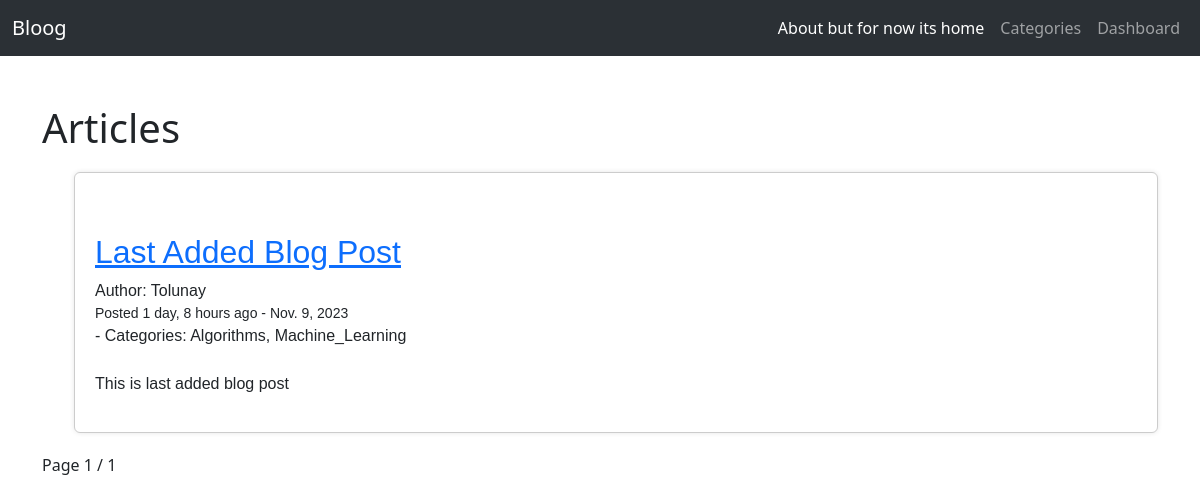
Screenshot of /categories/Algorithms/ with the database file from the repository.
### blog/models.py (models this page shows, shortened)
class Article(models.Model):
    title = models.CharField(max_length=50)
    author = models.ForeignKey(User, on_delete=models.CASCADE)
    category = models.ManyToManyField(Category)
    created_date = models.DateField()
    content = models.TextField()
    image = models.ImageField(null=True, blank=True, upload_to='images/')
    is_active = models.BooleanField(default=True)

class Category(models.Model):
    name = models.CharField(max_length=50)

### blog/views.py (the view)
# urls.py: path('categories/<str:categories>/', CategoryFilterView, name='categories'),
def CategoryFilterView(request, categories):
    category_query = Article.objects.filter(category__name=categories, is_active=True)
    paginator = Paginator(category_query, 3)
    page_number = request.GET.get('page')
    page = paginator.get_page(page_number)
    context = {'categories': categories.title(), 'category_query': category_query, 'page': page}
    return render(request, 'category_filter.html', context)

### templates/category_filter.html (shortened to what this page needs)
{% extends 'template.html' %}
{% block content %}
    <h1>Articles</h1>
    <ul>
        {% for article in page %}
            <div class="card"
            style="border: 1px solid #ccc;
            padding: 20px; margin: 20px 0;
            font-family: Arial, sans-serif;
            box-shadow: 0 0 5px rgba(0, 0, 0, 0.1);">
                <p>
                    <br>
                <h2><a href="{% url 'article_details' article.pk %}">{{ article.title|title }}</a><br></h2>
                Author: {{ article.author }}
                <small>Posted {{ article.created_date|timesince }} ago - {{ article.created_date }}</small>
                - Categories:
                {% for category in article.category.all %}
                    {{ category.name }}{% if not forloop.last %}, {% endif %}
                {% endfor %}
                <br>
            <br>
                <p>{{ article.content | truncatewords:50 }}</p>
            </div>
        {% empty %}
            <li>There is No Article Yet</li>
        {% endfor %}
    </ul>
    <div class="pagination">
    <span class="step-links">
        <span class="current-page">
            Page {{ page.number }} / {{ page.paginator.num_pages }}
        </span>
    </span>
    </div>
{% endblock %}

### rows the page displays
Article: title "Last Added Blog Post", author "Tolunay", created_date "1 day, 8 hours", created_date "Nov. 9, 2023", content "This is last added blog post"
Category: name "Algorithms"
Category: name "Machine_Learning"

### other values shown
{{ page.number }} "1"
{{ page.paginator.num_pages }} "1"
